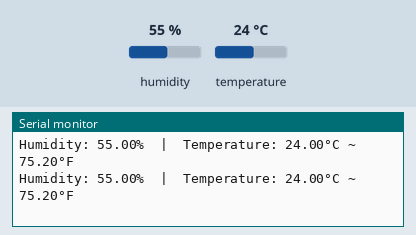
Simulated run of this sketch. Board: Arduino Uno, built with avr-gcc and run on an emulated ATmega328P. Shown: the last lines printed to the serial monitor. The inputs (shaded band) are chosen by the test bench; at power-on: humidity 55 %, temperature 24 °C.

Above: at 4.8 s.
4.9 s: humidity set to 22 %
At 6.6 s:
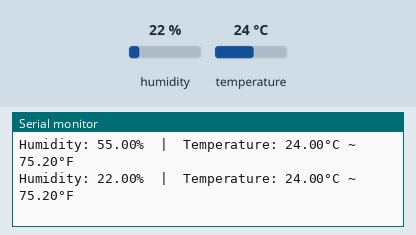
7.9 s: temperature set to 12 °C
At 9.1 s:
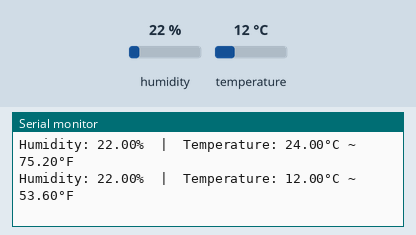
10.9 s: humidity set to 40 %
At 12.7 s:
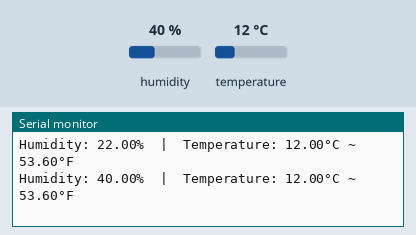
Timing chart, 0 to 14.2 s (numbered marks = the images above; inputs shaded):
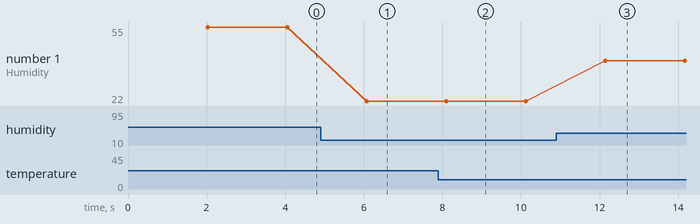

The sketch:

dht11_sensor.ino
```cpp
#include "DHT.h"
#define Dpin 2

DHT dht(Dpin, DHT11);

void setup() {
  Serial.begin(9600);
  dht.begin();
}

void loop() {

  delay(2000);


  float humi  = dht.readHumidity();
  float tempC = dht.readTemperature();
  float tempF = dht.readTemperature(true);
  if (isnan(humi) || isnan(tempC) || isnan(tempF))
  {
    Serial.println("Failed to read from DHT11 sensor!");
  }
  else
  {
    Serial.print("Humidity: ");
    Serial.print(humi);
    Serial.print("%");
    Serial.print("  |  ");
    Serial.print("Temperature: ");
    Serial.print(tempC);
    Serial.print("°C ~ ");
    Serial.print(tempF);
    Serial.println("°F");
  }
}
```

Measured:
- after the input at 4.9 s, the serial monitor: prints a new line after 1.2 s (image 1)
- after the input at 7.9 s, the serial monitor: prints a new line after 0.20 s (image 2)
- after the input at 10.9 s, the serial monitor: prints a new line after 1.2 s (image 3)
- plotted number 1: 55 → 22 after the input at 4.9 s, 22 → 40 after the input at 10.9 s
